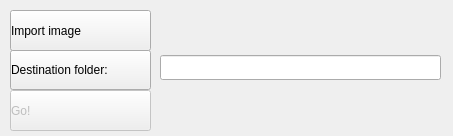
<?xml version="1.0" encoding="UTF-8"?>
<ui version="4.0">
 <class>MainWindow</class>
 <widget class="QMainWindow" name="MainWindow">
  <property name="enabled">
   <bool>true</bool>
  </property>
  <property name="geometry">
   <rect>
    <x>0</x>
    <y>0</y>
    <width>453</width>
    <height>136</height>
   </rect>
  </property>
  <property name="windowTitle">
   <string>panogram</string>
  </property>
  <widget class="QWidget" name="centralWidget">
   <widget class="QPushButton" name="importButton">
    <property name="geometry">
     <rect>
      <x>10</x>
      <y>10</y>
      <width>141</width>
      <height>41</height>
     </rect>
    </property>
    <property name="styleSheet">
     <string notr="true">text-align:left</string>
    </property>
    <property name="text">
     <string>Import image</string>
    </property>
   </widget>
   <widget class="QPushButton" name="selectDestinationButton">
    <property name="enabled">
     <bool>true</bool>
    </property>
    <property name="geometry">
     <rect>
      <x>10</x>
      <y>50</y>
      <width>141</width>
      <height>40</height>
     </rect>
    </property>
    <property name="styleSheet">
     <string notr="true">text-align:left</string>
    </property>
    <property name="text">
     <string>Destination folder:</string>
    </property>
   </widget>
   <widget class="QLineEdit" name="destinationTextfield">
    <property name="geometry">
     <rect>
      <x>160</x>
      <y>55</y>
      <width>281</width>
      <height>25</height>
     </rect>
    </property>
    <property name="focusPolicy">
     <enum>Qt::ClickFocus</enum>
    </property>
    <property name="readOnly">
     <bool>true</bool>
    </property>
   </widget>
   <widget class="QPushButton" name="goButton">
    <property name="enabled">
     <bool>false</bool>
    </property>
    <property name="geometry">
     <rect>
      <x>10</x>
      <y>90</y>
      <width>141</width>
      <height>41</height>
     </rect>
    </property>
    <property name="styleSheet">
     <string notr="true">text-align:left</string>
    </property>
    <property name="text">
     <string>Go!</string>
    </property>
   </widget>
  </widget>
 </widget>
 <layoutdefault spacing="6" margin="11"/>
 <resources/>
 <connections/>
</ui>
